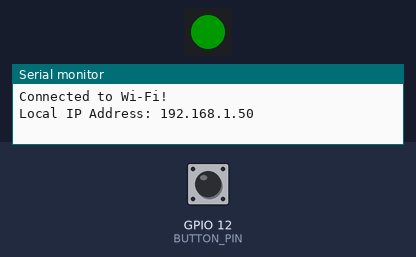
Recording of a program running on a simulated ESP32. Parts: 1 RGB LEDs in strip order, left to right, the last lines printed to the serial monitor. Inputs (shaded band) come from the test bench; at power-on: GPIO 12 (BUTTON_PIN) HIGH. Dim RGB values are drawn brighter than linear; WiFi joins after 1.5 s; servers stay silent unless stated; nothing arrives over Bluetooth unless stated; a phone connects over Bluetooth LE 3 s after start.

Above: at 2.7 s.
2.8 s: GPIO 12 (BUTTON_PIN) pulled LOW for 1 s
At 4.1 s:
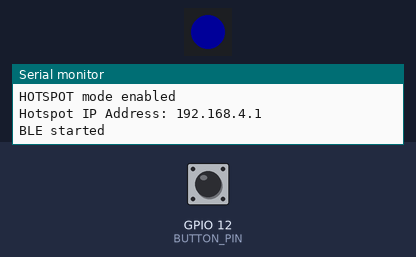
10.4 s: GPIO 12 (BUTTON_PIN) pulled LOW for 1 s
At 11.2 s:
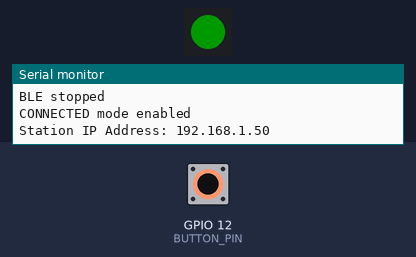
12.9 s: GPIO 12 (BUTTON_PIN) pulled LOW for 3.2 s
At 14.4 s:
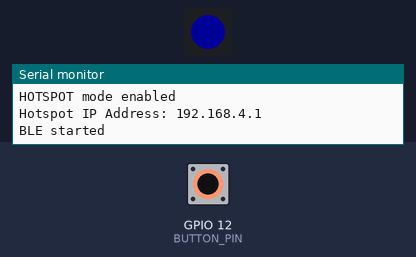
Timing chart, 0 to 15.9 s (numbered marks = the images above; inputs shaded):
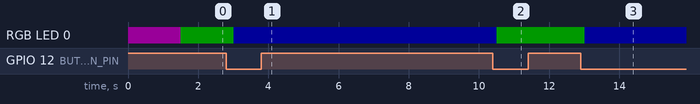

Measured:
- after the input at 2.8 s, RGB LED 0: RGB(0, 25, 0) → RGB(0, 0, 25) after 0.21 s
- after the input at 10.4 s, RGB LED 0: RGB(0, 0, 25) → RGB(0, 25, 0) after 0.11 s
- after the input at 12.9 s, RGB LED 0: RGB(0, 25, 0) → RGB(0, 0, 25) after 0.12 s

The program:

main.cpp
```cpp
#include "classes/communication/CommunicationController.h"
#include "classes/leds/LedsController.h"
#include <esp_now.h>


CommunicationController communicationController;
LedsController ledsController;

void espIncomingData(const uint8_t* mac, const uint8_t* incomingData, int len) {
    char macStr[18];
    snprintf(macStr, sizeof(macStr), "%02X:%02X:%02X:%02X:%02X:%02X", mac[0], mac[1], mac[2], mac[3], mac[4], mac[5]);

    String message = String((char*)incomingData).substring(0, len);
    String node_mac(macStr);

    Serial.print("ESP_NOW message: ");
    Serial.println(message);

    communicationController.setIncomingData(node_mac, message);
    ledsController.blinkConnection();
}

void setup() {
  Serial.begin(115200);
  ledsController.show();
  communicationController.begin();

  if (esp_now_init() != ESP_OK) {
      Serial.println("Error initializing ESP-NOW");
      return;
  }
  esp_now_register_recv_cb(espIncomingData);

}

void loop() {
  String connection_state = communicationController.run();
  ledsController.setConnection( connection_state );

  delay(500);
}
```

CommunicationController.cpp
```cpp
#include "CommunicationController.h"
#include <WiFi.h>
#include <HTTPClient.h>
#include <WiFiManager.h>
#include <esp_now.h>

#define BUTTON_PIN 12

CommunicationController::CommunicationController() {
    state = "CONFIG_PORTAL";
}

void CommunicationController::begin() {
    pinMode(BUTTON_PIN, INPUT_PULLUP);

    WiFi.mode(WIFI_AP_STA);

    if (wifiManager.autoConnect("Environmental Node HUB Config", password)) {
        state = "CONNECTED";
        Serial.println("Connected to Wi-Fi!");
        Serial.print("Local IP Address: ");
        Serial.println(WiFi.localIP());
    }
}

String CommunicationController::run() {
    if(state == "CONFIG_PORTAL"){ return state; }

    bool current_button_state = digitalRead(BUTTON_PIN);
    if (current_button_state == LOW && last_button_state == HIGH) {
        if (state == "HOTSPOT") {
            stopAP();
            stopBLE();
            startConnected();
        } else {
            stopConnected();
            startAP();
            startBLE();
        }
    }

    postNodeData();

    last_button_state = current_button_state;
    return state;
}

void CommunicationController::startAP() {
    if (WiFi.softAP(SSID, password)) {
        Serial.println("HOTSPOT mode enabled");
        Serial.print("Hotspot IP Address: ");
        Serial.println(WiFi.softAPIP());
        state = "HOTSPOT";
    } else {
        Serial.println("Failed to start Hotspot.");
    }
}
void CommunicationController::stopAP() {
    WiFi.softAPdisconnect(true);
    Serial.println("HOTSPOT mode disabled");
}

void CommunicationController::startBLE() {
    NimBLEDevice::init("Environmental Node Hub");
    NimBLEDevice::setPower(ESP_PWR_LVL_P9);

    pServer = NimBLEDevice::createServer();

    pService = pServer->createService(BLE_SERVICE_UUID);

    pCharacteristic = pService->createCharacteristic(
        BLE_CHARACTERISTICS_UUID,
        NIMBLE_PROPERTY::READ | NIMBLE_PROPERTY::NOTIFY
    );

    String macAddress = WiFi.macAddress();
    pCharacteristic->setValue(macAddress.c_str());

    pService->start();

    NimBLEAdvertising* pAdvertising = NimBLEDevice::getAdvertising();
    pAdvertising->addServiceUUID(BLE_SERVICE_UUID);
    pAdvertising->setScanResponse(true);
    pAdvertising->start();

    Serial.println("BLE started");
}
void CommunicationController::stopBLE() {
    NimBLEDevice::deinit(true);
    Serial.println("BLE stopped");
}

void CommunicationController::startConnected() {
    WiFi.mode(WIFI_AP_STA);

    if (WiFi.status() != WL_CONNECTED) {
        Serial.println("Reconnecting to Wi-Fi...");
        WiFi.begin();
        while (WiFi.status() != WL_CONNECTED) {
            delay(500);
            Serial.print(".");
        }
        Serial.println("Reconnected to Wi-Fi.");
    }

    Serial.println("CONNECTED mode enabled");
    Serial.print("Station IP Address: ");
    Serial.println(WiFi.localIP());
    state = "CONNECTED";
}
void CommunicationController::stopConnected() {
    Serial.println("Stopped CONNECTED mode");
}

void CommunicationController::setIncomingData(String mac, String data){
    inbound_mac[inbound_index] = mac;
    inbound_data[inbound_index] = data;

    inbound_index ++;
    if(inbound_index >= inbound_cap){ inbound_index = 0; }
}
void CommunicationController::postNodeData() {
    int index = -1;
    for(int i = 0; i < inbound_cap; i++){
        if(inbound_mac[i] != ""){
            index = i;
            break;
        }
    }
    if(index == -1){ return; }

    if (WiFi.status() != WL_CONNECTED) {
        Serial.println("Wi-Fi not connected. Cannot send data.");
        return;
    }

    HTTPClient http;
    http.begin("https://environmental-nodes.meandthebois.com/api/node/submit");

    String payload = "{\"hub\":\"" + WiFi.macAddress() + "\", \"node\":\"" + inbound_mac[index] + "\",\"data\":" + inbound_data[index] + "}";
    Serial.print("Payload: ");
    Serial.println(payload);

    inbound_mac[index] = "";
    inbound_data[index] = "";

    int httpResponseCode = http.POST(payload);
    if (httpResponseCode > 0) {
        Serial.print("HTTP Response Code: ");
        Serial.println(httpResponseCode);
    } else {
        Serial.print("Error in HTTP request: ");
        Serial.println(http.errorToString(httpResponseCode));
    }

    http.end();
}
```

CommunicationController.h
```cpp
#ifndef COMMUNICATIONCONTROLLER_H
#define COMMUNICATIONCONTROLLER_H

#include <WiFi.h>
#include <Arduino.h>
#include <WiFiManager.h>
#include <Preferences.h>

#include <NimBLEDevice.h>

class CommunicationController {
public:
    CommunicationController();
    void begin();
    String run();

    void startAP();
    void stopAP();

    void startBLE();
    void stopBLE();

    void startConnected();
    void stopConnected();

    void setIncomingData(String mac, String data);
    void postNodeData();

    static void onDataReceived(const uint8_t *mac, const uint8_t *incomingData, int len);
private:
    WiFiManager wifiManager;
    String state;

    String inbound_mac[10];
    String inbound_data[10];
    int inbound_index = 0;
    int inbound_cap = 10;

    bool last_button_state = LOW;

    const char* SSID = "Environmental Node HUB";
    const char* password = "staging_password_123";

    const char* BLE_SERVICE_UUID = "12345678-1234-1234-1234-1234567890ab";
    const char* BLE_CHARACTERISTICS_UUID = "abcdef01-1234-1234-1234-1234567890ab";

    NimBLEServer* pServer = nullptr;
    NimBLEService* pService = nullptr;
    NimBLECharacteristic* pCharacteristic = nullptr;
};

#endif
```

LedsController.cpp
```cpp
#include "LedsController.h"
#include <FastLED.h>
#include <Arduino.h>

#define NUM_LEDS 1
#define DATA_PIN 13

CRGB leds[NUM_LEDS];

LedsController::LedsController(){
    FastLED.addLeds<WS2812B, DATA_PIN, GRB>(leds, NUM_LEDS);

    for(int i = 0; i < NUM_LEDS; i++){
        leds[i] = 0xFF0000;
    }

    this->connection_state = "CONFIG_PORTAL";
}


void LedsController::setConnection(String connection_state){
    this->connection_state = connection_state;
    this->show();
}

void LedsController::blinkConnection(){
    leds[0] = 0x000000;
    FastLED.show();

    delay(50);
    show();
}

void LedsController::show(){

    if(connection_state == "CONFIG_PORTAL"){
        leds[0] = CRGB(25, 0, 25);
    }
    else if(connection_state == "CONNECTED"){
        leds[0] = CRGB(0, 25, 0);
    }
    else if(connection_state == "HOTSPOT"){
        leds[0] = CRGB(0, 0, 25);
    }
    else{
        leds[0] = CRGB(0, 0, 0);
    }

    FastLED.show();
}
```

LedsController.h
```cpp
#ifndef LEDSCONTROLLER_H
#define LEDSCONTROLLER_H

#include <Arduino.h>

class LedsController {
public:

public:
    LedsController();

    void setConnection(String connection_state);

    void blinkConnection();

    void show();

private:

    String connection_state;
};

#endif
```
